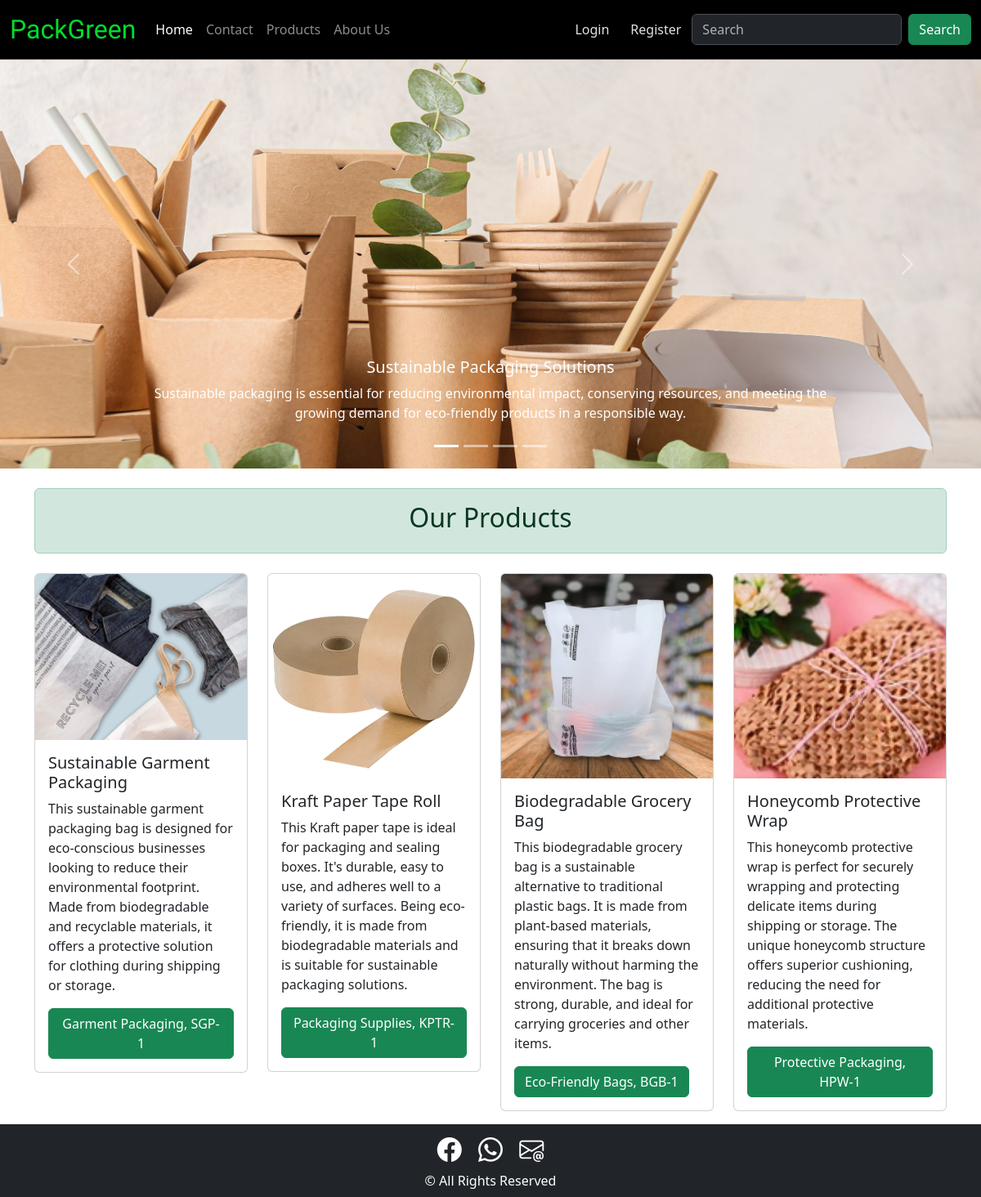
The page / on the database its author committed.
### test1/models.py (models this page shows)
class Product(models.Model):
    Product_ID = models.CharField(max_length=30, unique=True)
    Product_Name = models.CharField(max_length=30)
    Product_Description = models.CharField(max_length=400)
    Product_Category = models.CharField(max_length=100)
    Product_Image = models.ImageField(upload_to='Image/')
    def __str__(self):
        return self.Product_Name

### test1/views.py (the view)
# urls.py: 2. Add a URL to urlpatterns:  path('', views.home, name='home')
def home(request):
    product_info = Product.objects.all()
    print(product_info)
    return render(request, 'test1/home.html',{'product_info':product_info})

### test1/Templates/test1/home.html (shortened to what this page needs)
{% load static %}
<!DOCTYPE html>
<html lang="en">
<head>
    <link href="https://cdn.jsdelivr.net/npm/bootstrap@5.3.3/dist/css/bootstrap.min.css" rel="stylesheet">
</head>
<body>
    {% include 'test1/navbar.html' %}
    <div id="carouselExampleCaptions" class="carousel slide" data-bs-ride="carousel">
        <div class="carousel-indicators">
          <button type="button" data-bs-target="#carouselExampleCaptions" data-bs-slide-to="0" class="active" aria-current="true" aria-label="Slide 1"></button>
          <button type="button" data-bs-target="#carouselExampleCaptions" data-bs-slide-to="1" aria-label="Slide 2"></button>
          <button type="button" data-bs-target="#carouselExampleCaptions" data-bs-slide-to="2" aria-label="Slide 3"></button>
          <button type="button" data-bs-target="#carouselExampleCaptions" data-bs-slide-to="3" aria-label="Slide 4"></button>
        </div>
        <div class="carousel-inner">
          <div class="carousel-item active" data-bs-interval="3000">
            <img src="{% static 'test1/img2.jpg' %}" class="d-block w-100" alt="Image 1" style = "object-fit: cover; height: 500px">
            <div class="carousel-caption">
              <h5>Sustainable Packaging Solutions</h5>
              <p>Sustainable packaging is essential for reducing environmental impact, conserving resources, and meeting the growing demand for eco-friendly products in a responsible way.</p>
            </div>
          </div>
        </div>
        <button class="carousel-control-prev" type="button" data-bs-target="#carouselExampleCaptions" data-bs-slide="prev">
          <span class="carousel-control-prev-icon" aria-hidden="true"></span>
        </button>
        <button class="carousel-control-next" type="button" data-bs-target="#carouselExampleCaptions" data-bs-slide="next">
          <span class="carousel-control-next-icon" aria-hidden="true"></span>
        </button>
      </div>
      <div class="container mt-4">
        <div class="alert alert-success text-center">
          <h2>Our Products</h2>
        </div>
        <div class="row">
          {% for x in product_info %}
          <div class="col-md-3">
            <div class="card mt-2">
              <img src="{{x.Product_Image.url}}" class="card-img-top" alt="..." style="max-width: 100%; max-height: 250px;">
              <div class="card-body">
                <h5 class="card-title">{{x.Product_Name}}</h5>
                <p class="card-text">{{x.Product_Description}}</p>
                <a href="#" class="btn btn-success">{{x.Product_Category}}, {{x.Product_ID}}</a>
              </div>
            </div>
          </div>
          {% endfor %}
        </div>
      </div>
      {% include 'test1/footer.html' %}
</body>
</html>

### test1/Templates/test1/navbar.html (shortened to what this page needs)
<!DOCTYPE html>
<html lang="en">
<head>
</head>
<body>
    <nav class="navbar navbar-expand-lg bg-black border-bottom border-body" data-bs-theme="dark">
        <div class="container-fluid">
          <a class="navbar-brand py-1" href="{% url 'home' %}" style = "color:rgb(3, 219, 43); font-size:xx-large; font-family: Sofadi One;">PackGreen</a>
          <div class="collapse navbar-collapse" id="navbarSupportedContent">
            <ul class="navbar-nav me-auto mb-2 mb-lg-0">
              <li class="nav-item">
                <a class="nav-link active" aria-current="page" href="{% url 'home' %}" >Home</a>
              </li>
              <li class="nav-item">
                <a class="nav-link" href="{% url 'contact' %}" >Contact</a>
              </li>
              <li class="nav-item">
                <a class="nav-link" href="{% url 'products' %}" >Products</a>
              </li>
              <li class="nav-item">
                <a class="nav-link" href="#" >About Us</a>
              </li>
            </ul>
              {% if user.is_authenticated %}
                <p class="mt-3 px-3" style="color: rgb(3, 219, 43);">Welcome {{ user.username }}</p>
                  <a class="btn btn-close-white px-2" href="{% url 'logoutuser' %}">Logout</a>
              {% else %}
                <form method="get" action="{% url 'loginuser' %}">
                  <button class="btn btn-close-white" type="submit">Login</button>
                </form>
                <form method="get" action="{% url 'signupuser' %}">
                  <button class="btn btn-close-white" type="submit">Register</button>
                </form>
              {% endif %}
              <form class="d-flex" role="search" method="post" action="{% url 'findproduct' %}">
                <input class="form-control me-2" type="search" placeholder="Search" aria-label="Search" name="prod_search">
                <button class="btn btn-success" type="submit">Search</button>
              </form>
          </div>
        </div>
      </nav>
</body>
</html>

### test1/Templates/test1/footer.html (shortened to what this page needs)
<!DOCTYPE html>
<html lang="en">
<head>
    <link href="https://cdn.jsdelivr.net/npm/bootstrap@5.3.3/dist/css/bootstrap.min.css" rel="stylesheet">
    <link rel="stylesheet" href="https://cdn.jsdelivr.net/npm/bootstrap-icons@1.11.3/font/bootstrap-icons.min.css">
</head>
<body>
    <div class="container-fluid text-center bg-dark mt-3 py-2">
        <div class="row">
        <span>
            <a href="https://www.facebook.com/"><i class="bi bi-facebook mx-2" style="color:white; font-size: 30px;"></i></a>
            <a href="https://www.whatsapp.com/"><i class="bi bi-whatsapp mx-2" style="color:white; font-size: 30px;"></i></a>
            <a href="https://accounts.google.com/servicelogin?service=mail"><i class="bi bi-envelope-at mx-2" style="color:white; font-size: 30px;"></i></a>
        </span>
        </div>
        <div class="row mt-1">
            <h7 style="color:white">&copy; All Rights Reserved</h7>
        </div>
    </div>
</body>
</html>

### rows shown on the page
Product: Product_Image (picture), Product_Name "Sustainable Garment Packaging", Product_Description "This sustainable garment packaging bag is designed for eco-conscious businesses looking to reduce their environmental footprint. Made from biodegradable and recyclable materials, it offers a protective solution for clothing during shipping or storage.", Product_Category "Garment Packaging", Product_ID "SGP-1"
Product: Product_Image (picture), Product_Name "Kraft Paper Tape Roll", Product_Description "This Kraft paper tape is ideal for packaging and sealing boxes. It's durable, easy to use, and adheres well to a variety of surfaces. Being eco-friendly, it is made from biodegradable materials and is suitable for sustainable packaging solutions.", Product_Category "Packaging Supplies", Product_ID "KPTR-1"
Product: Product_Image (picture), Product_Name "Biodegradable Grocery Bag", Product_Description "This biodegradable grocery bag is a sustainable alternative to traditional plastic bags. It is made from plant-based materials, ensuring that it breaks down naturally without harming the environment. The bag is strong, durable, and ideal for carrying groceries and other items.", Product_Category "Eco-Friendly Bags", Product_ID "BGB-1"
Product: Product_Image (picture), Product_Name "Honeycomb Protective Wrap", Product_Description "This honeycomb protective wrap is perfect for securely wrapping and protecting delicate items during shipping or storage. The unique honeycomb structure offers superior cushioning, reducing the need for additional protective materials.", Product_Category "Protective Packaging", Product_ID "HPW-1"
